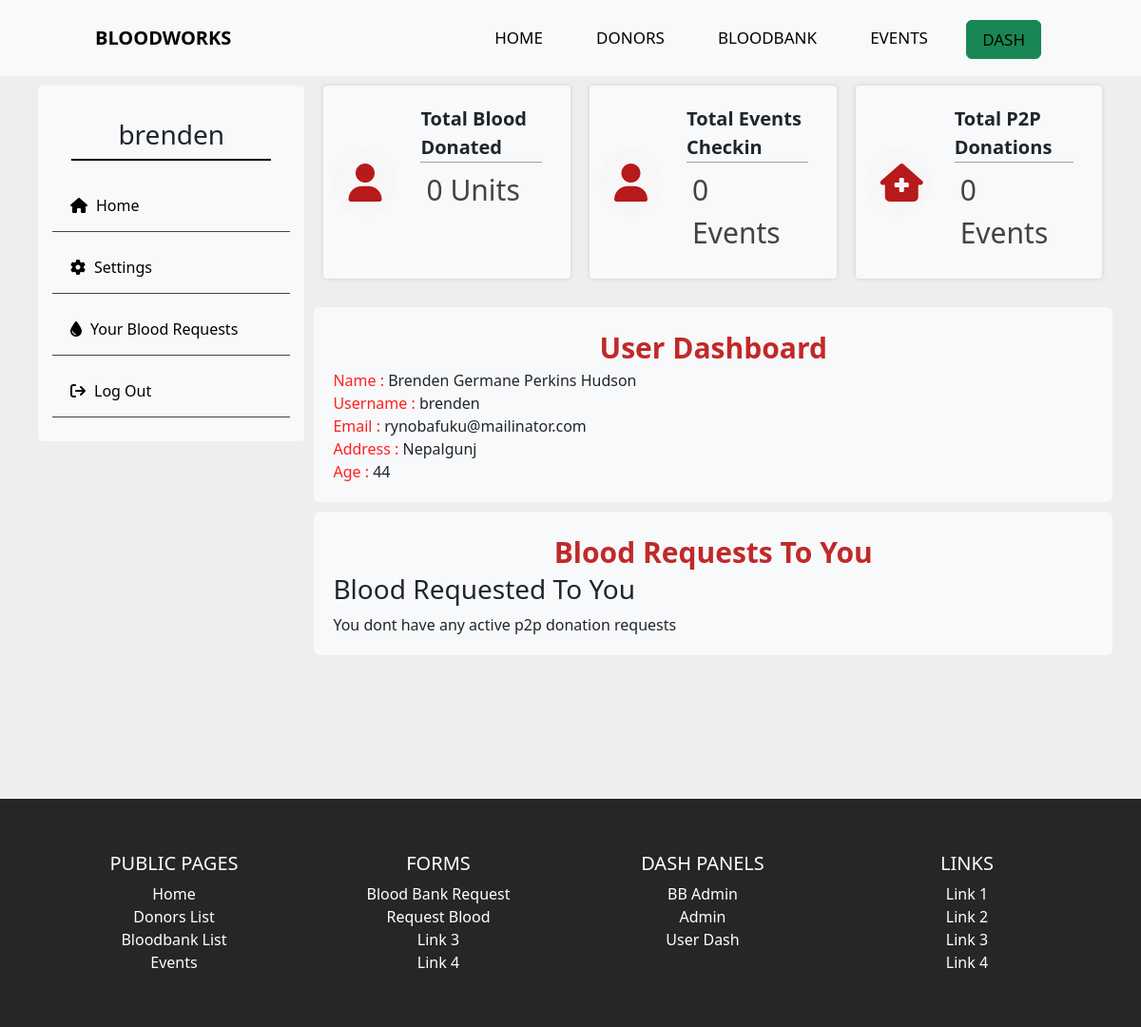
Page /dash (signed in) on the committed database.
### tables this page shows
CREATE TABLE `user` (
  `id` int(11) NOT NULL,
  `fname` varchar(20) DEFAULT NULL,
  `mname` varchar(20) DEFAULT NULL,
  `lname` varchar(20) DEFAULT NULL,
  `dateofbirth` date DEFAULT NULL,
  `email` varchar(50) DEFAULT NULL,
  `password` varchar(70) DEFAULT NULL,
  `username` varchar(25) DEFAULT NULL,
  `bloodgroup` varchar(5) DEFAULT NULL,
  `donor_availability` varchar(15) DEFAULT NULL,
  `address` varchar(100) DEFAULT NULL,
  `phone_no` varchar(100) DEFAULT NULL,
  `age` int(11) DEFAULT NULL,
  `last_donation_date` date DEFAULT NULL
);

### controllers/Dash.php (called while the page is built, shortened)
<?php
class Dash extends User
{
    public function index($a = "", $b = "", $c = "")
    {
        $loggedindata = $this->getUserData();
        $eventlist = $this->eventLists();
        $user_totalDonated = $this->u_totalDonated(getLoggedinUser('userid'));
        $user_totalEvents = $this->totalUserEvents(getLoggedinUser('userid'), "count");
        $user_totalP2p = $this->totalP2Pdonated(getLoggedinUser('userid'), "count");
       $stat=[
              "totalDonated" => $user_totalDonated,
                "totalEvents" => $user_totalEvents,
                "totalp2p" => $user_totalP2p,
       ];
        $data = [
                "loggedinuser" => $loggedindata,
            "events" => $eventlist,
            "stats" => $stat,
            "requestedTo" => $this->requestedTo(getLoggedinUser('userid')),
            ];
        $this->view('dash/home', $data);
    }
    public function getUserData()
    {
         $getuserdata = new Model;
        $getuserdata->table = "user";
        $getuserdata->order_column = "id";
        $getsessionid = getLoggedinUser('userid');
        $data = [
            "id" => "$getsessionid"
        ];
        $getuserdata = $getuserdata->where($data);
        return $getuserdata;
    }
    private function eventLists()
    {
        $eventlist = new Model;
        $eventlist->table = "event";
        $eventlist->order_column = "event_id";
        $eventlist = $eventlist->findAll();
        return $eventlist;
    }
    private function requestedTo ($u_id){
        $requestedTo = new Model;
        $requestedTo->table = "request_list";
        $requestedTo->order_column = "req_id";
        $data = [
            "donor_id" => $u_id,
            "transaction_status" => "pending"
        ];
        $requestedTo = $requestedTo->where($data);
        return $requestedTo;
    }
}

### includes/app.php (called while the page is built, shortened)
<?php
class App
{
    private $method = "index";
    public function splitURL()
    {
        $URL = $_GET['url'] ?? 'home';
        $URL = explode("/", trim($URL, "/"));
        return $URL;
    }
    public function loadController()
    {
        $URL = $this->splitURL();
        if($URL[0] == "dash"){
            if ($URL[0] == "dash" && !isset($URL[1])) {
                $filename = "controllers/Dash"  . ".php";
            } elseif ($URL[0] == "dash" && isset($URL[1])) {
                $filename = "controllers/" . $URL[0] . $URL[1] . ".php";
            }
        }
        elseif ($URL[0] == "admin"  ) {
            if ($URL[0] == "admin" && !isset($URL[1])) {
                $filename = "controllers/Admin"  . ".php";
            } elseif ($URL[0] == "admin" && isset($URL[1])) {
                $filename = "controllers/" . $URL[0] . $URL[1] . ".php";
            }
        }
        elseif ($URL[0] == "bbadmin"  ) {
            if ($URL[0] == "bbadmin" && !isset($URL[1])) {
                $filename = "controllers/bbadmin"  . ".php";
            } elseif ($URL[0] == "bbadmin" && isset($URL[1])) {
                $filename = "controllers/" . $URL[0] . $URL[1] . ".php";
            }
        }
        else{
            $filename = "controllers/" .$URL[0] . ".php";
        }
        if (file_exists($filename)) {
            unset($URL[0]);
        } else {
            $filename = "controllers/_404.php";
            require $filename;
            $this->controller = "_404";
        }
        $controller = new $this->controller;
        $URL = $URL ? array_values($URL) : [];
        call_user_func_array([$controller, $this->method], $URL);
    }
}

### index.php (called while the page is built, shortened)
<?php
$app = new App;
$app->loadController();
?>

### includes/database.php (called while the page is built, shortened)
<?php
trait Database
{
    public function connect()
    {
        $string = "mysql:hostname=" . DBHOST . ";dbname=" . DBNAME;
        $con = new PDO($string, DBUSER, DBPASS);
        return $con;
    }
    public function query($query, $data = [])
    {
        $con = $this->connect();
        $stm = $con->prepare($query);
        $check = $stm->execute($data);
        if ($check) {
            $result = $stm->fetchAll(PDO::FETCH_OBJ);
            if (is_array($result) && count($result)) {
                return $result;
            }
        }
        return false;
    }
}

### includes/models.php (called while the page is built, shortened)
<?php
class Model
{
    public $table = "users";
    protected $limit = '100';
    protected $offset = 0;
    protected $order_type = "desc";
    public $order_column = "id";
    public function where($data, $data_not = [])
    {
        $keys = array_keys($data);
        $query = "select * from $this->table where ";
        foreach ($keys as $key) {
            $query .= $key . " = :" . $key . " && ";
        }
        $query = trim($query, " && ");
        $query .= " order by $this->order_column $this->order_type limit $this->limit offset $this->offset";
        $data = array_merge($data, $data_not);
        return $this->query($query, $data);
    }
}

### views/dash/home.views.php (the view, shortened to what this page needs)
<?php
include_once 'views/header.php';
?>
<main class="dash-container">
    <section class="dashboard_container">
        <?php include "asidemenu.php" ?>
        <div class="info ">
            <div class="bank-card-list">
                <div class="bank-card">
                    <i class="fa-solid fa-user"></i>
                    <div class="card-data">
                        <a href="#">Total Blood Donated</a>
                        <p><?= $stats['totalDonated'] . " Units"  ?></p>
                    </div>
                </div>
                <div class="bank-card">
                    <i class="fa-solid fa-user"></i>
                    <div class="card-data">
                        <a href="#">Total Events Checkin</a>
                        <p><?= $stats['totalEvents'] . " Events" ?></p>
                    </div>
                </div>
                <div class="bank-card">
                    <i class="fa-solid fa-house-medical"></i>
                    <div class="card-data">
                        <a href="#">Total P2P Donations</a>
                        <p><?= $stats['totalp2p'] . " Events" ?></p>
                    </div>
                </div>
            </div>
            <div class="container">
                <div class="heading">
                    User Dashboard
                </div>
                <?php foreach ($loggedinuser as $user) { ?>
                    <div class="userdetails">
                        <div class="detail-item">
                            <span class="text-primary">Name :</span> <?= $user->fname . " " . $user->mname . " " . $user->lname ?>
                        </div>
                        <div class="detail-item">
                            <span class="text-primary">Username :</span> <?= $user->username ?>
                        </div>
                        <div class="detail-item">
                            <span class="text-primary">Email :</span> <?= $user->email ?>
                        </div>
                        <div class="detail-item">
                            <span class="text-primary">Address :</span> <?= $user->address ?>
                        </div>
                        <div class="detail-item">
                            <span class="text-primary">Age :</span> <?= $user->age ?>
                        </div>
                    </div>
                <?php } ?>
            </div>
            <div class="container">
                <div class="heading">
                    Blood Requests To You
                </div>
                <div class="table-section">
                    <h3>Blood Requested To You </h3>
                    <div style="overflow-x:auto;">
                        <?php if (empty($requestedTo)) {
                            echo "You dont have any active p2p donation requests";
                        }
                        ?>
                    </div>
                </div>
            </div>
        </div>
    </section>
</main>
<?php include_once 'views/footer.php' ?>

### views/dash/asidemenu.php (shortened to what this page needs)
<div class="dashboard ">
    <?php foreach ($loggedinuser as $user) {
       ?>
        <div class="profile-container">
            <h3><?= $user->username ?></h3>
        </div>
        <div class="side-list">
            <a href="<?= HOSTNAME ?>dash/">
               <i class="fa-solid fa-house"></i>Home</a>
            <a href="<?= HOSTNAME ?>dash/edit">
               <i class="fa-solid fa-gear"></i>Settings</a>
            <a href="<?= HOSTNAME ?>dash/requests">
               <i class="fa-solid fa-droplet"></i>Your Blood Requests</a>
            <a href="<?= HOSTNAME ?>logout">
                <i class="fa-solid fa-arrow-right-from-bracket"></i>Log Out</a>
        </div>
    <?php  }
       ?>
</div>

### assets/css/style.css (style rules this page uses)
* { margin: 0; padding: 0; box-sizing: border-box; }
body { background: #eeeeee; }
main { min-height: 100vh; }
.text-primary { color: #ff1f1f !important; }
.table-section { position: relative; }
.bank-card { display: flex; flex-direction: row; justify-content:center; padding: 10px 20px 10px 10px; background-color: #F8F9FA; width: calc(100% / 3 - 13.5px); border-radius: 4px; margin-bottom: 10px; box-shadow: 0 0 4px 0 rgba(161, 161, 161, 0.4); }
.bank-card i { font-size: 40px; color: #b71a1a; width: 30%; height: fit-content; margin: auto; border: 1px solid rgb(247, 247, 247); background-color:rgb(247, 247, 247); border-radius: 100%; padding: 15px; }
.card-data { display: flex; flex-direction: column; width: 100%; padding: 10px 10px 10px 25px; }
.card-data p { color: #424344; font-size: 30px; text-align: left; margin: 6px; }
.card-data a { color: #212529; text-decoration: none; font-weight: 600; font-size: 20px; border-bottom: 1px solid #a3a1a1;; }
.bank-card-list { flex-wrap: wrap; gap: 20px; padding: 10px; }
.bank-card-link, .bank-card-list,.card-link-container { display: flex; flex-direction: row; }
.dash-container { width: 100%; }
.dashboard_container { position: relative; display: flex; flex-direction: row; top: 40px; left: 0; max-width: 1140px; margin: 40px auto; }
.dashboard { width: 25%; min-width: 15%; height: fit-content; }
.dashboard ,.info { overflow: none; margin: 10px; }
.dashboard, .info .container { background-color: #F8F9FA; border-radius: 4px; padding: 15px; }
.info .container { margin: 10px 0; }
.profile-container { display: flex; flex-direction: column; justify-content: center; align-items: center; margin: 20px; border-bottom: 2px solid black; }
.side-list { display: flex; flex-direction: column; margin-top: 10px; height: fit-content; }
.side-list a { display: block; margin-bottom: 10px; margin-left: 0; padding: 10px; width: 100%; border-bottom: 1px solid rgb(68, 68, 68); font-size: 1rem; text-decoration: none; color: black; }
.side-list a i { padding: 9px; }
.info { width: 75%; }
.info { position: relative; margin: auto; }
.info .container , .inf .container { position: relative; border-radius: 6px; background-color: #F8F9FA; padding: 20px; }
.info .container .heading, .container h1, .inf .container .heading { position: relative; font-size: 30px; font-weight: bold; width: fit-content; margin: auto; color: rgb(193, 41, 41); }
@media screen and (min-width: 769px) { p { font-size: 1.2em; } }

### rows in the picture
user: username "brenden", fname "Brenden", mname "Germane Perkins", lname "Hudson", email "rynobafuku@mailinator.com", address "Nepalgunj", age "44"

### other values in the picture
$stats['totalDonated'] "0"
$stats['totalEvents'] "0"
$stats['totalp2p'] "0"
